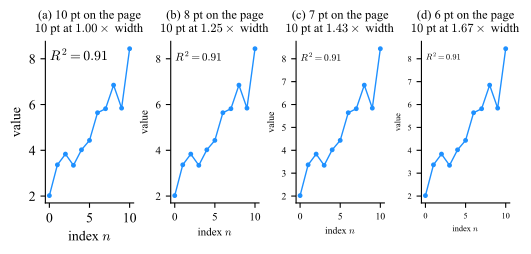

Write Python code to recreate this figure.
# --- Match LaTeX document: Times New Roman, 10pt, textwidth=7in ---
# Type in a figure, shown at the size it will actually be printed at. This script is
# authored at its final width, so a point size set here is a point size on the page and
# the top row is the real thing rather than a rendering of it.
#
# The top row reads two ways at once. It is a ladder of label sizes, and it is the
# relation p_page = s * p_script drawn out: 8 pt on the page is what a 10 pt setting
# delivers once the figure has been authored at 1.25 times its final width, 7 pt at
# 1.43 times, 6 pt at 1.67 times.
#
# The three kinds of face are the companion figure, plot_faces.py.
import numpy as np
import matplotlib.pyplot as plt
from matplotlib.font_manager import FontProperties
from matplotlib.textpath import TextPath

plt.rcParams.update({
    'font.family': 'serif',
    'font.serif': ['Times New Roman'],
    'font.sans-serif': ['Arial'],
    'font.monospace': ['Courier New'],
    'font.size': 10,
    'axes.titlesize': 9,
    'axes.labelsize': 9,
    'xtick.labelsize': 9,
    'ytick.labelsize': 9,
    'mathtext.fontset': 'cm',
})

PT_MM = 25.4 / 72.0                      # one typographic point, in millimetres
BASE_PT = 10.0                           # the point size a script would normally set
SIZES = [10.0, 8.0, 7.0, 6.0]
C_LINE = '#1E90FF'

rng = np.random.default_rng(11)
x = np.arange(0, 11)
y = 2.0 + 0.55 * x + 0.6 * rng.standard_normal(x.size)

fig = plt.figure(figsize=(6.0, 2.1))
top = fig.add_gridspec(1, 4, wspace=0.42)

# --- one panel, four label sizes, each also an authoring scale ---------------------
for j, pt in enumerate(SIZES):
    ax = fig.add_subplot(top[j])
    ax.plot(x, y, 'o-', ms=2.5, lw=1.0, color=C_LINE)
    ax.set_xlabel('index $n$', fontsize=pt)
    ax.set_ylabel('value', fontsize=pt)
    ax.tick_params(labelsize=pt)
    ax.set_xticks([0, 5, 10])
    ax.text(0.05, 0.88, '$R^2 = 0.91$', transform=ax.transAxes, fontsize=pt)
    s = pt / BASE_PT
    ax.set_title(f'({"abcd"[j]}) {pt:.0f} pt on the page\n'
                 f'$10$ pt at ${1 / s:.2f}\\times$ width')
    for side in ('top', 'right'):
        ax.spines[side].set_visible(False)

basename = 'plot_fonts'
plt.savefig(f'{basename}.pdf', bbox_inches='tight')
plt.savefig(f'{basename}.svg', bbox_inches='tight')
plt.savefig(f'{basename}.jpeg', dpi=300, bbox_inches='tight')
print(f'Saved {basename}.pdf, {basename}.svg, {basename}.jpeg')


def glyph_box(ch, family, pt):
    """Bounding box of one glyph, in points, at the given size."""
    fp = FontProperties(family=family, size=pt)
    return TextPath((0, 0), ch, prop=fp, size=pt).get_extents()


# --- how large the label actually is on the page, and at what authoring scale ------
print('\n           cap height   vs the 2 mm scale   the same size as')
print('pt size    (mm)         of Sec. gridlines   10 pt authored at')
for pt in SIZES:
    cap = glyph_box('H', 'Times New Roman', pt).height * PT_MM
    print(f'{pt:5.0f}      {cap:5.2f}        {cap / 2.0:5.2f}x              '
          f'{BASE_PT / pt:.2f}x final width')
